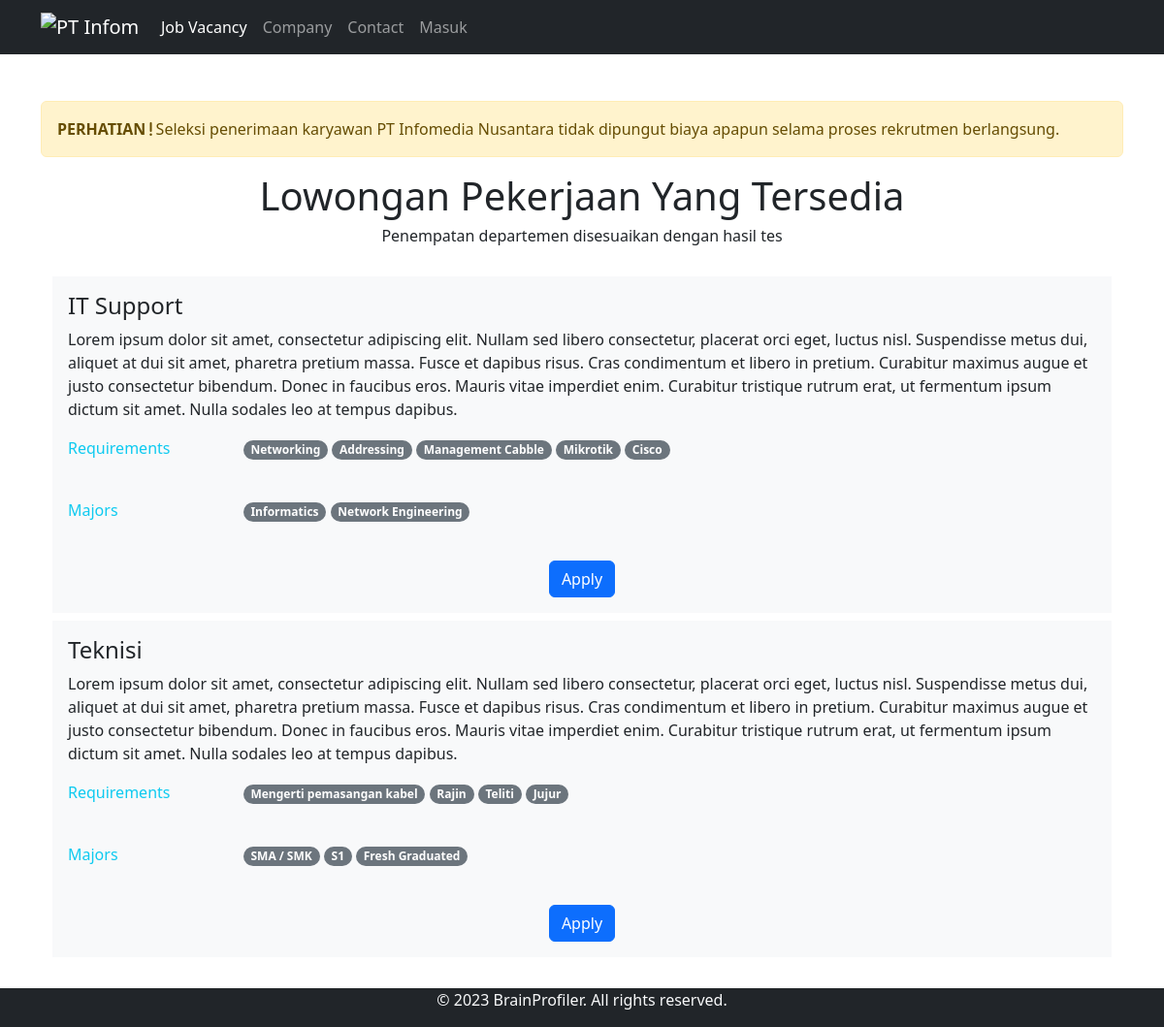
The page / on the database its author committed.
### tables this page shows
CREATE TABLE `jobv` (
  `jobv_id` int(10) NOT NULL,
  `jobv_title` varchar(255) NOT NULL,
  `jobv_desc` text NOT NULL,
  `jobv_requirement` text NOT NULL,
  `jobv_major` varchar(255) NOT NULL,
  `jobv_status` int(2) NOT NULL
);

### application/controllers/Index.php (called while the page is built, shortened)
<?php
class Index extends CI_Controller
{
	public function __construct()
	{
		$this->load->model('JobVacancy');
	}
	public function index()
	{
		$data['items'] = $this->JobVacancy->get_data();
		foreach ($data['items'] as $result) {
			$result->jobv_major = explode(',', $result->jobv_major);
			$result->jobv_requirement = explode(',', $result->jobv_requirement);
		}
		$this->load->view('index', $data);
	}
}

### index.php (called while the page is built, shortened)
<?php
require_once BASEPATH.'core/CodeIgniter.php';

### application/models/JobVacancy.php (called while the page is built, shortened)
<?php
class JobVacancy extends CI_Model
{
    public function get_data()
    {
        return $this->db->get('jobv')->result();
    }
}

### application/views/index.php (the view, shortened to what this page needs)
<html>
<head>
	<link href="<?= base_url('assets/bootstrap/css/bootstrap.min.css') ?>" rel="stylesheet">
	<link href="<?= base_url('assets/css/index.css') ?>" rel="stylesheet">
	<link href="<?= base_url('assets/fa/css/all.min.css') ?>" rel="stylesheet">
</head>
<body>
	<nav class="navbar navbar-expand-lg navbar-dark bg-dark">
		<div class="container">
			<a class="navbar-brand" href="<?= site_url('index'); ?>">
				<img src="<?= base_url('assets/img/logo.png'); ?>" alt="PT Infomedia Nusantara" style="max-width: 100px; height: auto;">
			</a>
			<div class="collapse navbar-collapse" id="navbarNav">
				<ul class="navbar-nav mr-auto">
					<li class="nav-item">
						<a class="nav-link active" href="<?= site_url('index'); ?>">Job Vacancy</a>
					</li>
					<li class="nav-item">
						<a class="nav-link" href="<?= site_url('index/company'); ?>">Company</a>
					</li>
					<li class="nav-item">
						<a class="nav-link" href="<?= site_url('index/contact'); ?>">Contact</a>
					</li>
					<li class="nav-item">
						<a class="nav-link" href="<?= site_url('index/login'); ?>">Masuk</a>
					</li>
				</ul>
			</div>
		</div>
	</nav>
	<div class="container mt-5">
		<div class="alert alert-warning" role="alert">
			<strong> PERHATIAN <i class="fa-solid fa-exclamation"></i></strong>
			Seleksi penerimaan karyawan PT Infomedia Nusantara tidak dipungut biaya apapun selama proses rekrutmen berlangsung.
		</div>
		<center>
			<h1>Lowongan Pekerjaan Yang Tersedia</h1>
			<h6>Penempatan departemen disesuaikan dengan hasil tes</h6>
		</center>
		<br>
		<div class="container">
			<?php foreach ($items as $item) : ?>
				<?php if ($item->jobv_status == 1) :
				?>
					<div class="p-3 mb-2 bg-light text-dark">
						<h4><?= $item->jobv_title; ?></h4>
						<p><?= $item->jobv_desc; ?></p>
						<div class="row">
							<div class="col-md-2">
								<p class="text-info">Requirements</p>
							</div>
							<div class="col-md-8">
								<?php foreach ($item->jobv_requirement as $requirement) : ?>
									<span class="badge rounded-pill text-bg-secondary"><?= $requirement; ?></span>
								<?php endforeach; ?>
							</div>
						</div>
						<br>
						<div class="row">
							<div class="col-md-2">
								<p class="text-info">Majors</p>
							</div>
							<div class="col-md-8">
								<?php foreach ($item->jobv_major as $major) : ?>
									<span class="badge rounded-pill text-bg-secondary"><?= $major; ?></span>
								<?php endforeach; ?>
							</div>
						</div><br>
						<center>
							<a href="<?= site_url('index/applyJob/' . $item->jobv_id); ?>" class="btn btn-primary">Apply</a>
						</center>
					</div>
				<?php endif; ?>
			<?php endforeach; ?>
		</div>
	</div><br>
	<footer class="footer bg-dark text-light text-center">
		<div class="container">
			<p>&copy; <?php echo date('Y'); ?> BrainProfiler. All rights reserved.</p>
		</div>
	</footer>
</body>
</html>

### assets/css/index.css (style rules this page uses)
body { display: flex; flex-direction: column; min-height: 100vh; }
.container { flex: 1; }

### rows shown on the page
jobv: jobv_title "IT Support", jobv_desc "Lorem ipsum dolor sit amet, consectetur adipiscing elit. Nullam sed libero consectetur, placerat orci eget, luctus nisl. Suspendisse metus dui, aliquet at dui sit amet, pharetra pretium massa. Fusce et dapibus risus. Cras condimentum et libero in pretium. Curabitur maximus augue et justo consectetur bibendum. Donec in faucibus eros. Mauris vitae imperdiet enim. Curabitur tristique rutrum erat, ut fermentum ipsum dictum sit amet. Nulla sodales leo at tempus dapibus.", requirement "Networking", requirement "Addressing", requirement "Management Cabble", requirement "Mikrotik", requirement "Cisco", major "Informatics", major "Network Engineering"
jobv: jobv_title "Teknisi", jobv_desc "Lorem ipsum dolor sit amet, consectetur adipiscing elit. Nullam sed libero consectetur, placerat orci eget, luctus nisl. Suspendisse metus dui, aliquet at dui sit amet, pharetra pretium massa. Fusce et dapibus risus. Cras condimentum et libero in pretium. Curabitur maximus augue et justo consectetur bibendum. Donec in faucibus eros. Mauris vitae imperdiet enim. Curabitur tristique rutrum erat, ut fermentum ipsum dictum sit amet. Nulla sodales leo at tempus dapibus.", requirement "Mengerti pemasangan kabel", requirement "Rajin", requirement "Teliti", requirement "Jujur", major "SMA / SMK", major "S1", major "Fresh Graduated"
